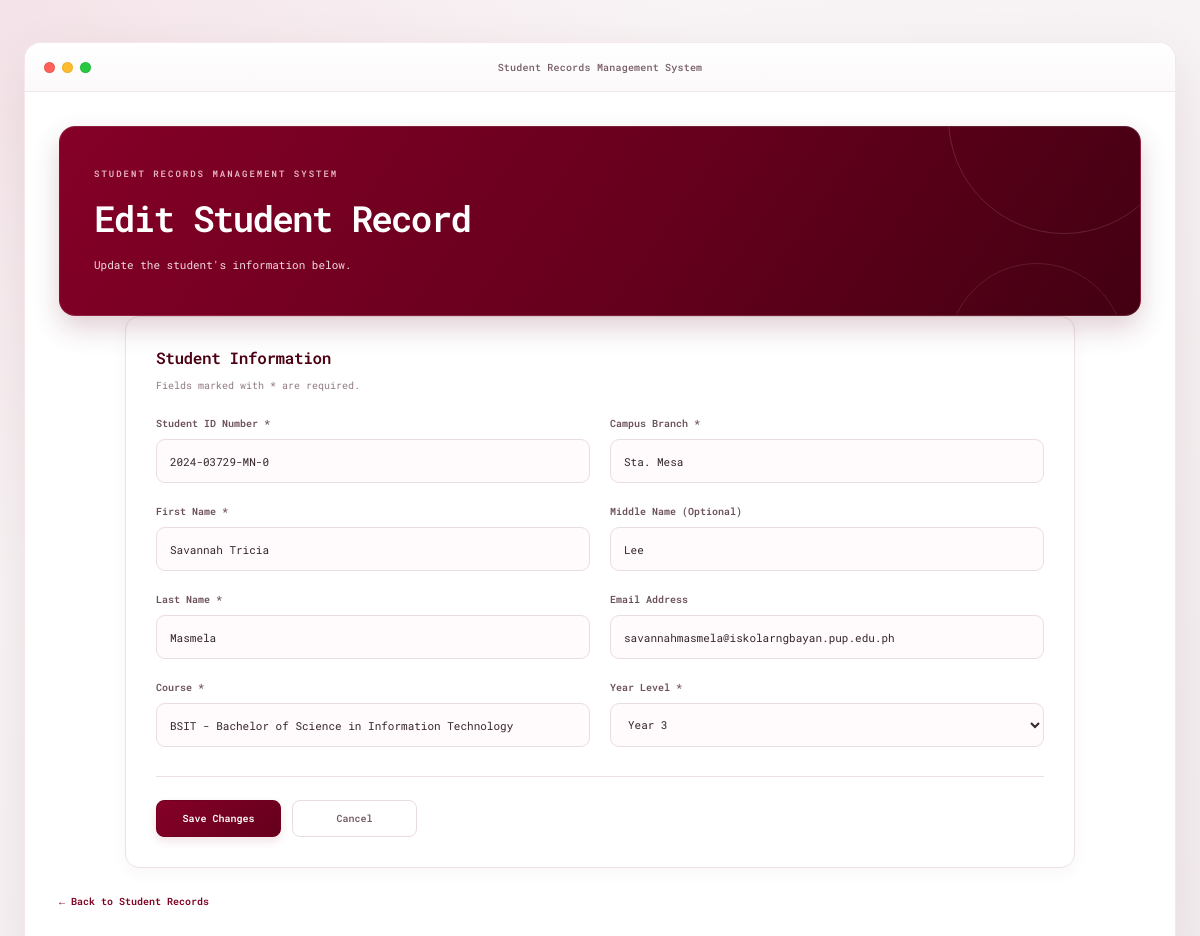
The page /edit.php?id=7 on the database its author committed.
### tables this page shows
CREATE TABLE `students` (
  `id` int(11) NOT NULL,
  `student_number` varchar(30) NOT NULL,
  `first_name` varchar(100) NOT NULL,
  `middle_name` varchar(100) DEFAULT NULL,
  `last_name` varchar(100) NOT NULL,
  `email` varchar(150) DEFAULT NULL,
  `course` varchar(100) NOT NULL,
  `year_level` int(11) NOT NULL,
  `created_at` timestamp NOT NULL DEFAULT current_timestamp(),
  `campus_branch` varchar(100) NOT NULL DEFAULT ''
);

### edit.php (the view, shortened to what this page needs)
<?php
require "db.php";
function e($value) {
    return htmlspecialchars((string)$value, ENT_QUOTES, "UTF-8");
}
$id = filter_input(INPUT_GET, "id", FILTER_VALIDATE_INT);
$stmt = $conn->prepare("SELECT * FROM students WHERE id = ?");
$stmt->bind_param("i", $id);
$stmt->execute();
$result = $stmt->get_result();
$student = $result->fetch_assoc();
$student_number = $student["student_number"];
$first_name = $student["first_name"];
$middle_name = $student["middle_name"] ?? "";
$last_name = $student["last_name"];
$email = $student["email"] ?? "";
$campus_branch = $student["campus_branch"] ?? "";
$course = $student["course"];
$year_level = (string)$student["year_level"];
?>
<!DOCTYPE html>
<html lang="en">
<head>
    <link rel="stylesheet" href="css/style.css">
</head>
<body>
<div class="container">
    <div class="window">
        <div class="title-bar">
            <div class="window-dots">
                <span class="dot red"></span>
                <span class="dot yellow"></span>
                <span class="dot green"></span>
            </div>
            <span>Student Records Management System</span>
        </div>
        <div class="page-content">
            <div class="welcome-text">
                <div class="eyebrow">STUDENT RECORDS MANAGEMENT SYSTEM</div>
                <h1>Edit Student Record</h1>
                <p class="welcome-message">
                    Update the student's information below.
                </p>
            </div>
            <div class="panel edit-panel">
                <h2>Student Information</h2>
                <p class="panel-description">
                    Fields marked with * are required.
                </p>
                <form method="POST" action="edit.php?id=<?= (int)$id ?>"
                      class="student-form">
                    <div class="form-grid">
                        <div class="form-field">
                            <label for="student_number">Student ID Number *</label>
                            <input type="text" id="student_number"
                                   name="student_number" required
                                   value="<?= e($student_number) ?>">
                        </div>
                        <div class="form-field">
                            <label for="campus_branch">Campus Branch *</label>
                            <input type="text" id="campus_branch"
                                   name="campus_branch" required
                                   value="<?= e($campus_branch) ?>">
                        </div>
                        <div class="form-field">
                            <label for="first_name">First Name *</label>
                            <input type="text" id="first_name"
                                   name="first_name" required
                                   value="<?= e($first_name) ?>">
                        </div>
                        <div class="form-field">
                            <label for="middle_name">Middle Name (Optional)</label>
                            <input type="text" id="middle_name"
                                   name="middle_name"
                                   value="<?= e($middle_name) ?>"
                                   placeholder="Enter middle name">
                        </div>
                        <div class="form-field">
                            <label for="last_name">Last Name *</label>
                            <input type="text" id="last_name"
                                   name="last_name" required
                                   value="<?= e($last_name) ?>">
                        </div>
                        <div class="form-field">
                            <label for="email">Email Address</label>
                            <input type="email" id="email" name="email"
                                   value="<?= e($email) ?>"
                                   placeholder="student@example.com">
                        </div>
                        <div class="form-field">
                            <label for="course">Course *</label>
                            <input type="text" id="course" name="course"
                                   required value="<?= e($course) ?>">
                        </div>
                        <div class="form-field">
                            <label for="year_level">Year Level *</label>
                            <select id="year_level" name="year_level" required>
                                <?php for ($i = 1; $i <= 6; $i++): ?>
                                    <option value="<?= $i ?>"
                                        <?= $year_level === (string)$i ? "selected" : "" ?>>
                                        Year <?= $i ?>
                                    </option>
                                <?php endfor; ?>
                            </select>
                        </div>
                    </div>
                    <div class="form-actions">
                        <button type="submit" class="button button-primary">
                            Save Changes
                        </button>
                        <a href="index.php" class="button button-secondary">
                            Cancel
                        </a>
                    </div>
                </form>
            </div>
            <a href="index.php" class="back-link">← Back to Student Records</a>
        </div>
    </div>
</div>
</body>
</html>

### rows shown on the page
students: student_number "2024-03729-MN-0", campus_branch "Sta. Mesa", first_name "Savannah Tricia", middle_name "Lee", last_name "Masmela", email "savannahmasmela@iskolarngbayan.pup.edu.ph", course "BSIT - Bachelor of Science in Information Technology", year_level "Year 3"
